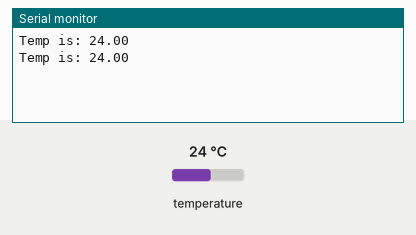
A sketch run on a simulated Arduino Uno, built with avr-gcc and run on an emulated ATmega328P. Parts: the last lines printed to the serial monitor. The inputs (shaded band) are chosen by the test bench; at power-on: temperature 24 °C.

Above: at 7.3 s.
7.4 s: temperature set to 12 °C
At 13.7 s:
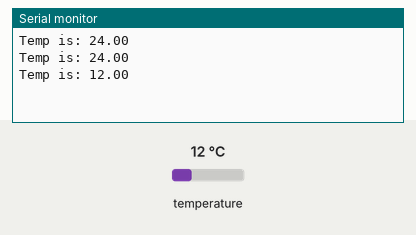
14.1 s: temperature set to 19 °C
At 19.3 s:
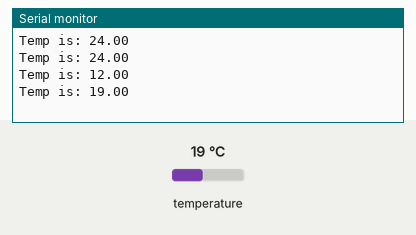
Timing chart, 0 to 20.8 s (numbered marks = the images above; inputs shaded):
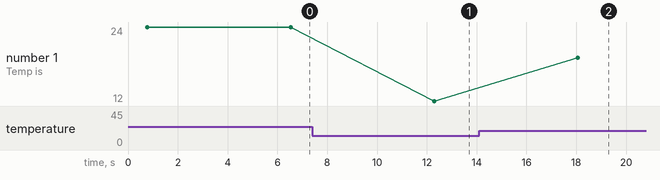

Measured:
- after the input at 7.4 s, the serial monitor: prints a new line after 4.9 s (image 1)
- after the input at 14.1 s, the serial monitor: prints a new line after 4.0 s (image 2)
- plotted number 1: 24 → 12 after the input at 7.4 s, 12 → 19 after the input at 14.1 s

The sketch:

ds18b20.ino
```cpp
#include <OneWire.h>
#include <DallasTemperature.h>

// Data wire is plugged into pin 2 on the Arduino
#define ONE_WIRE_BUS 13

// Setup a oneWire instance to communicate with any OneWire devices
// (not just Maxim/Dallas temperature ICs)
OneWire oneWire(ONE_WIRE_BUS);

// Pass our oneWire reference to Dallas Temperature.
DallasTemperature sensors(&oneWire);
#include <LiquidCrystal.h>
const int rs = 12, en = 11, d4 = 7, d5 = 6, d6 = 5, d7 = 4;
LiquidCrystal lcd(rs, en, d4, d5, d6, d7);

void setup(void)
{
  // start serial port
  Serial.begin(9600);
  //Serial.println("Dallas Temperature IC Control Library Demo");

  // Start up the library
  sensors.begin();
}


void loop(void)
{
  // call sensors.requestTemperatures() to issue a global temperature
  // request to all devices on the bus
  //Serial.print(" Requesting temperatures...");
  sensors.requestTemperatures(); // Send the command to get temperatures
  //Serial.println("DONE");

  //lcd.print("Temp is: ");
  Serial.print("Temp is: ");
  Serial.println(sensors.getTempCByIndex(0)); // Why "byIndex"?
    // You can have more than one IC on the same bus.
    // 0 refers to the first IC on the wire
    delay(5000);
    lcd.clear();
}
```
